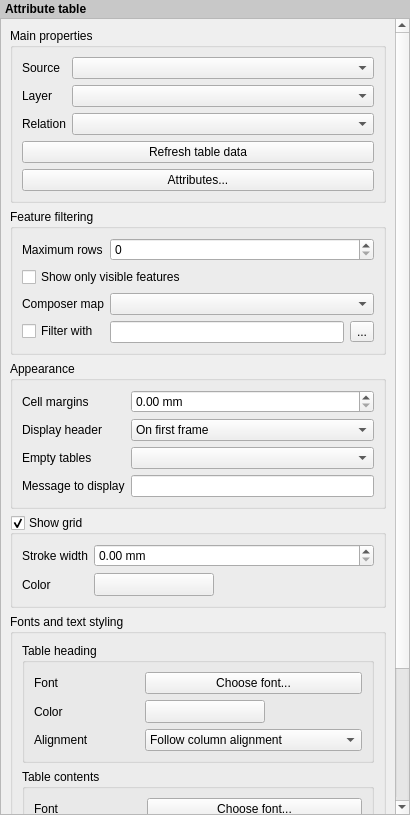
<?xml version="1.0" encoding="UTF-8"?>
<ui version="4.0">
 <class>QgsComposerAttributeTableWidgetBase</class>
 <widget class="QWidget" name="QgsComposerAttributeTableWidgetBase">
  <property name="geometry">
   <rect>
    <x>0</x>
    <y>0</y>
    <width>410</width>
    <height>815</height>
   </rect>
  </property>
  <property name="windowTitle">
   <string>Attribute Table</string>
  </property>
  <layout class="QVBoxLayout" name="verticalLayout">
   <property name="spacing">
    <number>0</number>
   </property>
   <property name="margin">
    <number>0</number>
   </property>
   <item>
    <widget class="QLabel" name="label">
     <property name="sizePolicy">
      <sizepolicy hsizetype="Preferred" vsizetype="Maximum">
       <horstretch>0</horstretch>
       <verstretch>0</verstretch>
      </sizepolicy>
     </property>
     <property name="styleSheet">
      <string notr="true">padding: 2px; font-weight: bold; background-color: rgb(200, 200, 200);</string>
     </property>
     <property name="text">
      <string>Attribute table</string>
     </property>
    </widget>
   </item>
   <item>
    <widget class="QScrollArea" name="scrollArea">
     <property name="widgetResizable">
      <bool>true</bool>
     </property>
     <widget class="QWidget" name="scrollAreaWidgetContents">
      <property name="geometry">
       <rect>
        <x>0</x>
        <y>-195</y>
        <width>392</width>
        <height>1020</height>
       </rect>
      </property>
      <layout class="QVBoxLayout" name="mainLayout">
       <item>
        <widget class="QgsCollapsibleGroupBoxBasic" name="groupBox">
         <property name="title">
          <string>Main properties</string>
         </property>
         <property name="syncGroup" stdset="0">
          <string notr="true">composeritem</string>
         </property>
         <property name="collapsed" stdset="0">
          <bool>false</bool>
         </property>
         <layout class="QFormLayout" name="formLayout">
          <property name="fieldGrowthPolicy">
           <enum>QFormLayout::AllNonFixedFieldsGrow</enum>
          </property>
          <property name="labelAlignment">
           <set>Qt::AlignLeading|Qt::AlignLeft|Qt::AlignVCenter</set>
          </property>
          <item row="0" column="0">
           <widget class="QLabel" name="label_8">
            <property name="text">
             <string>Source</string>
            </property>
           </widget>
          </item>
          <item row="0" column="1">
           <widget class="QComboBox" name="mSourceComboBox"/>
          </item>
          <item row="1" column="0">
           <widget class="QLabel" name="mLayerLabel">
            <property name="text">
             <string>Layer</string>
            </property>
            <property name="wordWrap">
             <bool>true</bool>
            </property>
           </widget>
          </item>
          <item row="1" column="1">
           <widget class="QgsMapLayerComboBox" name="mLayerComboBox">
            <property name="sizePolicy">
             <sizepolicy hsizetype="Expanding" vsizetype="Fixed">
              <horstretch>0</horstretch>
              <verstretch>0</verstretch>
             </sizepolicy>
            </property>
           </widget>
          </item>
          <item row="2" column="0">
           <widget class="QLabel" name="mRelationLabel">
            <property name="text">
             <string>Relation</string>
            </property>
           </widget>
          </item>
          <item row="2" column="1">
           <widget class="QComboBox" name="mRelationsComboBox"/>
          </item>
          <item row="4" column="0" colspan="2">
           <widget class="QPushButton" name="mRefreshPushButton">
            <property name="text">
             <string>Refresh table data</string>
            </property>
           </widget>
          </item>
          <item row="5" column="0" colspan="2">
           <widget class="QPushButton" name="mAttributesPushButton">
            <property name="text">
             <string>Attributes...</string>
            </property>
           </widget>
          </item>
         </layout>
        </widget>
       </item>
       <item>
        <widget class="QgsCollapsibleGroupBoxBasic" name="groupBox_5">
         <property name="title">
          <string>Feature filtering</string>
         </property>
         <property name="syncGroup" stdset="0">
          <string notr="true">composeritem</string>
         </property>
         <property name="collapsed" stdset="0">
          <bool>false</bool>
         </property>
         <layout class="QFormLayout" name="formLayout_3">
          <item row="0" column="0">
           <widget class="QLabel" name="mMaxNumFeaturesLabel">
            <property name="text">
             <string>Maximum rows</string>
            </property>
            <property name="wordWrap">
             <bool>true</bool>
            </property>
            <property name="buddy">
             <cstring>mMaximumRowsSpinBox</cstring>
            </property>
           </widget>
          </item>
          <item row="0" column="1">
           <widget class="QSpinBox" name="mMaximumRowsSpinBox">
            <property name="maximum">
             <number>999</number>
            </property>
           </widget>
          </item>
          <item row="1" column="0" colspan="2">
           <widget class="QCheckBox" name="mShowOnlyVisibleFeaturesCheckBox">
            <property name="text">
             <string>Show only visible features</string>
            </property>
           </widget>
          </item>
          <item row="2" column="0">
           <widget class="QLabel" name="mComposerMapLabel">
            <property name="text">
             <string>Composer map</string>
            </property>
            <property name="wordWrap">
             <bool>true</bool>
            </property>
            <property name="buddy">
             <cstring>mComposerMapComboBox</cstring>
            </property>
           </widget>
          </item>
          <item row="2" column="1">
           <widget class="QComboBox" name="mComposerMapComboBox"/>
          </item>
          <item row="3" column="0">
           <widget class="QCheckBox" name="mFeatureFilterCheckBox">
            <property name="text">
             <string>Filter with</string>
            </property>
           </widget>
          </item>
          <item row="3" column="1">
           <layout class="QHBoxLayout" name="horizontalLayout">
            <item>
             <widget class="QLineEdit" name="mFeatureFilterEdit"/>
            </item>
            <item>
             <widget class="QToolButton" name="mFeatureFilterButton">
              <property name="text">
               <string>...</string>
              </property>
              <property name="icon">
               <iconset resource="../../images/images.qrc">
                <normaloff>:/images/themes/default/mIconExpression.svg</normaloff>:/images/themes/default/mIconExpression.svg</iconset>
              </property>
             </widget>
            </item>
           </layout>
          </item>
         </layout>
         <zorder>mShowOnlyVisibleFeaturesCheckBox</zorder>
         <zorder>mComposerMapLabel</zorder>
         <zorder>mComposerMapComboBox</zorder>
         <zorder>mFeatureFilterCheckBox</zorder>
         <zorder>mMaximumRowsSpinBox</zorder>
         <zorder>mMaxNumFeaturesLabel</zorder>
        </widget>
       </item>
       <item>
        <widget class="QgsCollapsibleGroupBoxBasic" name="groupBox_6">
         <property name="title">
          <string>Appearance</string>
         </property>
         <property name="syncGroup" stdset="0">
          <string notr="true">composeritem</string>
         </property>
         <property name="collapsed" stdset="0">
          <bool>false</bool>
         </property>
         <layout class="QFormLayout" name="formLayout_4">
          <item row="0" column="0">
           <widget class="QLabel" name="mMarginLabel">
            <property name="text">
             <string>Cell margins</string>
            </property>
            <property name="wordWrap">
             <bool>true</bool>
            </property>
            <property name="buddy">
             <cstring>mMarginSpinBox</cstring>
            </property>
           </widget>
          </item>
          <item row="0" column="1">
           <widget class="QDoubleSpinBox" name="mMarginSpinBox">
            <property name="suffix">
             <string> mm</string>
            </property>
           </widget>
          </item>
          <item row="1" column="0">
           <widget class="QLabel" name="label_7">
            <property name="text">
             <string>Display header</string>
            </property>
           </widget>
          </item>
          <item row="1" column="1">
           <widget class="QComboBox" name="mHeaderModeComboBox">
            <item>
             <property name="text">
              <string>On first frame</string>
             </property>
            </item>
            <item>
             <property name="text">
              <string>On all frames</string>
             </property>
            </item>
            <item>
             <property name="text">
              <string>No header</string>
             </property>
            </item>
           </widget>
          </item>
          <item row="2" column="0">
           <widget class="QLabel" name="label_9">
            <property name="text">
             <string>Empty tables</string>
            </property>
           </widget>
          </item>
          <item row="2" column="1">
           <widget class="QComboBox" name="mEmptyModeComboBox"/>
          </item>
          <item row="3" column="0">
           <widget class="QLabel" name="mEmptyMessageLabel">
            <property name="text">
             <string>Message to display</string>
            </property>
           </widget>
          </item>
          <item row="3" column="1">
           <widget class="QLineEdit" name="mEmptyMessageLineEdit"/>
          </item>
         </layout>
        </widget>
       </item>
       <item>
        <widget class="QgsCollapsibleGroupBoxBasic" name="mShowGridGroupCheckBox">
         <property name="title">
          <string>Show grid</string>
         </property>
         <property name="checkable">
          <bool>true</bool>
         </property>
         <property name="syncGroup" stdset="0">
          <string notr="true">composeritem</string>
         </property>
         <property name="collapsed" stdset="0">
          <bool>false</bool>
         </property>
         <layout class="QFormLayout" name="formLayout_2">
          <item row="0" column="0">
           <widget class="QLabel" name="mGridStrokeWidthLabel">
            <property name="text">
             <string>Stroke width</string>
            </property>
            <property name="wordWrap">
             <bool>true</bool>
            </property>
            <property name="buddy">
             <cstring>mGridStrokeWidthSpinBox</cstring>
            </property>
           </widget>
          </item>
          <item row="0" column="1">
           <widget class="QDoubleSpinBox" name="mGridStrokeWidthSpinBox">
            <property name="suffix">
             <string> mm</string>
            </property>
           </widget>
          </item>
          <item row="1" column="0">
           <widget class="QLabel" name="label_6">
            <property name="text">
             <string>Color</string>
            </property>
           </widget>
          </item>
          <item row="1" column="1">
           <widget class="QgsColorButtonV2" name="mGridColorButton">
            <property name="minimumSize">
             <size>
              <width>120</width>
              <height>0</height>
             </size>
            </property>
            <property name="maximumSize">
             <size>
              <width>120</width>
              <height>16777215</height>
             </size>
            </property>
            <property name="text">
             <string/>
            </property>
           </widget>
          </item>
         </layout>
        </widget>
       </item>
       <item>
        <widget class="QgsCollapsibleGroupBoxBasic" name="groupBox_3">
         <property name="title">
          <string>Fonts and text styling</string>
         </property>
         <property name="syncGroup" stdset="0">
          <string notr="true">composeritem</string>
         </property>
         <property name="collapsed" stdset="0">
          <bool>false</bool>
         </property>
         <layout class="QVBoxLayout" name="verticalLayout_2">
          <item>
           <widget class="QGroupBox" name="groupBox_2">
            <property name="title">
             <string>Table heading</string>
            </property>
            <layout class="QGridLayout" name="gridLayout">
             <item row="5" column="1" colspan="2">
              <widget class="QComboBox" name="mHeaderHAlignmentComboBox">
               <property name="sizePolicy">
                <sizepolicy hsizetype="Expanding" vsizetype="Fixed">
                 <horstretch>0</horstretch>
                 <verstretch>0</verstretch>
                </sizepolicy>
               </property>
               <item>
                <property name="text">
                 <string>Follow column alignment</string>
                </property>
               </item>
               <item>
                <property name="text">
                 <string>Left</string>
                </property>
               </item>
               <item>
                <property name="text">
                 <string>Center</string>
                </property>
               </item>
               <item>
                <property name="text">
                 <string>Right</string>
                </property>
               </item>
              </widget>
             </item>
             <item row="5" column="0">
              <widget class="QLabel" name="label_2">
               <property name="text">
                <string>Alignment</string>
               </property>
              </widget>
             </item>
             <item row="4" column="0">
              <widget class="QLabel" name="label_3">
               <property name="text">
                <string>Color</string>
               </property>
              </widget>
             </item>
             <item row="2" column="0">
              <widget class="QLabel" name="label_5">
               <property name="text">
                <string>Font</string>
               </property>
              </widget>
             </item>
             <item row="2" column="1" colspan="2">
              <widget class="QPushButton" name="mHeaderFontPushButton">
               <property name="text">
                <string>Choose font...</string>
               </property>
              </widget>
             </item>
             <item row="4" column="1" colspan="2">
              <widget class="QgsColorButtonV2" name="mHeaderFontColorButton">
               <property name="minimumSize">
                <size>
                 <width>120</width>
                 <height>0</height>
                </size>
               </property>
               <property name="maximumSize">
                <size>
                 <width>120</width>
                 <height>16777215</height>
                </size>
               </property>
               <property name="text">
                <string/>
               </property>
              </widget>
             </item>
            </layout>
           </widget>
          </item>
          <item>
           <widget class="QGroupBox" name="groupBox_4">
            <property name="title">
             <string>Table contents</string>
            </property>
            <layout class="QGridLayout" name="gridLayout_2">
             <item row="1" column="0">
              <widget class="QLabel" name="label_4">
               <property name="text">
                <string>Color</string>
               </property>
              </widget>
             </item>
             <item row="1" column="1" colspan="2">
              <widget class="QgsColorButtonV2" name="mContentFontColorButton">
               <property name="minimumSize">
                <size>
                 <width>120</width>
                 <height>0</height>
                </size>
               </property>
               <property name="maximumSize">
                <size>
                 <width>120</width>
                 <height>16777215</height>
                </size>
               </property>
               <property name="text">
                <string/>
               </property>
              </widget>
             </item>
             <item row="0" column="1" colspan="2">
              <widget class="QPushButton" name="mContentFontPushButton">
               <property name="text">
                <string>Choose font...</string>
               </property>
              </widget>
             </item>
             <item row="0" column="0">
              <widget class="QLabel" name="lblContentsFont">
               <property name="text">
                <string>Font</string>
               </property>
              </widget>
             </item>
            </layout>
           </widget>
          </item>
         </layout>
        </widget>
       </item>
       <item>
        <widget class="QgsCollapsibleGroupBoxBasic" name="frameGroupBox">
         <property name="title">
          <string>Frames</string>
         </property>
         <property name="checkable">
          <bool>false</bool>
         </property>
         <property name="checked">
          <bool>false</bool>
         </property>
         <property name="collapsed" stdset="0">
          <bool>false</bool>
         </property>
         <layout class="QGridLayout" name="gridLayout_3">
          <item row="0" column="0">
           <widget class="QLabel" name="mResizeModeLabel">
            <property name="text">
             <string>Resize mode</string>
            </property>
            <property name="wordWrap">
             <bool>true</bool>
            </property>
           </widget>
          </item>
          <item row="0" column="1">
           <widget class="QComboBox" name="mResizeModeComboBox">
            <property name="sizePolicy">
             <sizepolicy hsizetype="Expanding" vsizetype="Fixed">
              <horstretch>0</horstretch>
              <verstretch>0</verstretch>
             </sizepolicy>
            </property>
           </widget>
          </item>
          <item row="1" column="0" colspan="2">
           <widget class="QPushButton" name="mAddFramePushButton">
            <property name="text">
             <string>Add Frame</string>
            </property>
           </widget>
          </item>
         </layout>
        </widget>
       </item>
      </layout>
     </widget>
    </widget>
   </item>
  </layout>
 </widget>
 <customwidgets>
  <customwidget>
   <class>QgsCollapsibleGroupBoxBasic</class>
   <extends>QGroupBox</extends>
   <header location="global">qgscollapsiblegroupbox.h</header>
   <container>1</container>
  </customwidget>
  <customwidget>
   <class>QgsColorButtonV2</class>
   <extends>QToolButton</extends>
   <header>qgscolorbuttonv2.h</header>
  </customwidget>
  <customwidget>
   <class>QgsMapLayerComboBox</class>
   <extends>QComboBox</extends>
   <header location="global">qgsmaplayercombobox.h</header>
  </customwidget>
 </customwidgets>
 <resources>
  <include location="../../images/images.qrc"/>
 </resources>
 <connections/>
</ui>
